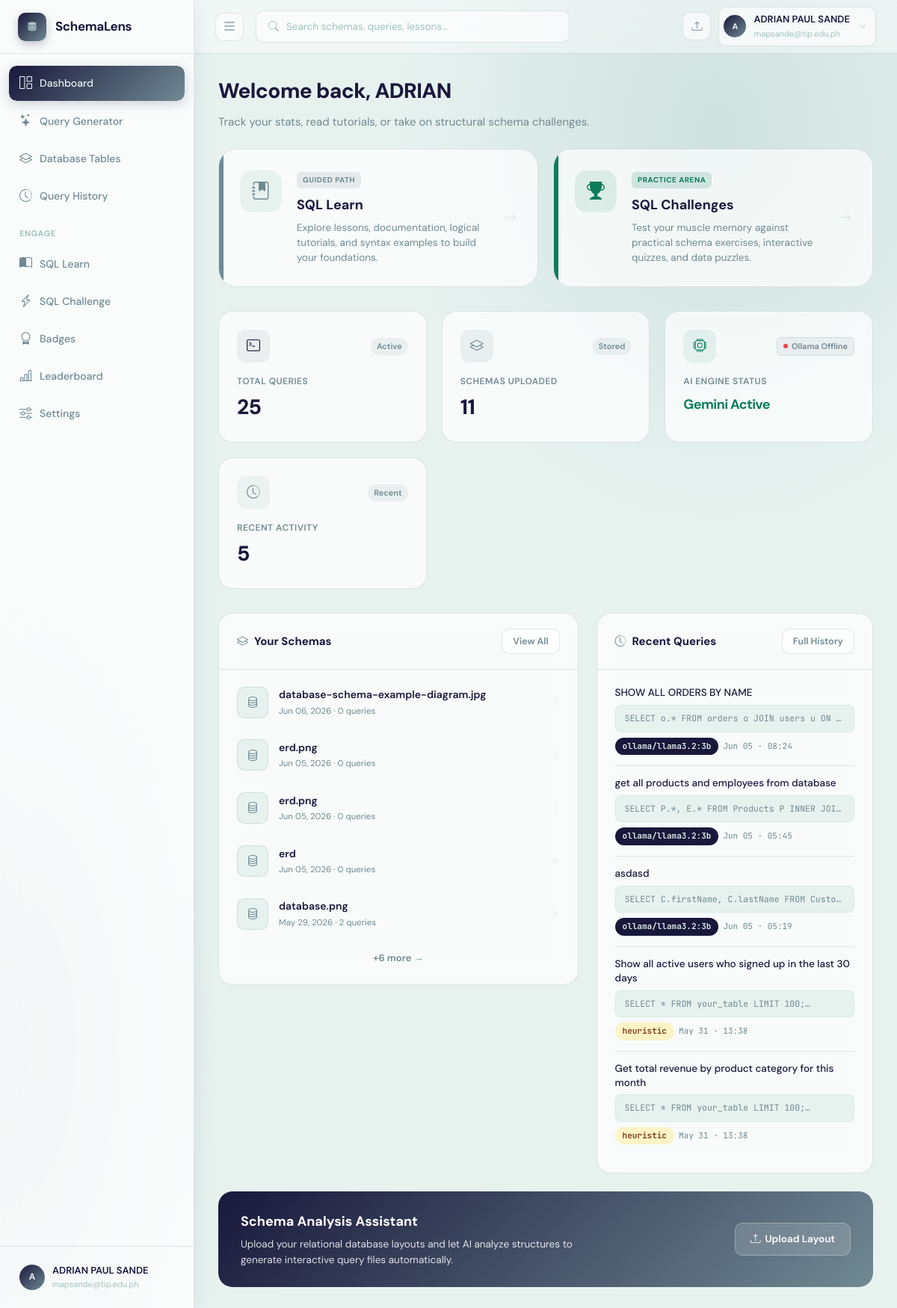
The page /dashboard (signed in) on the database as committed earlier.
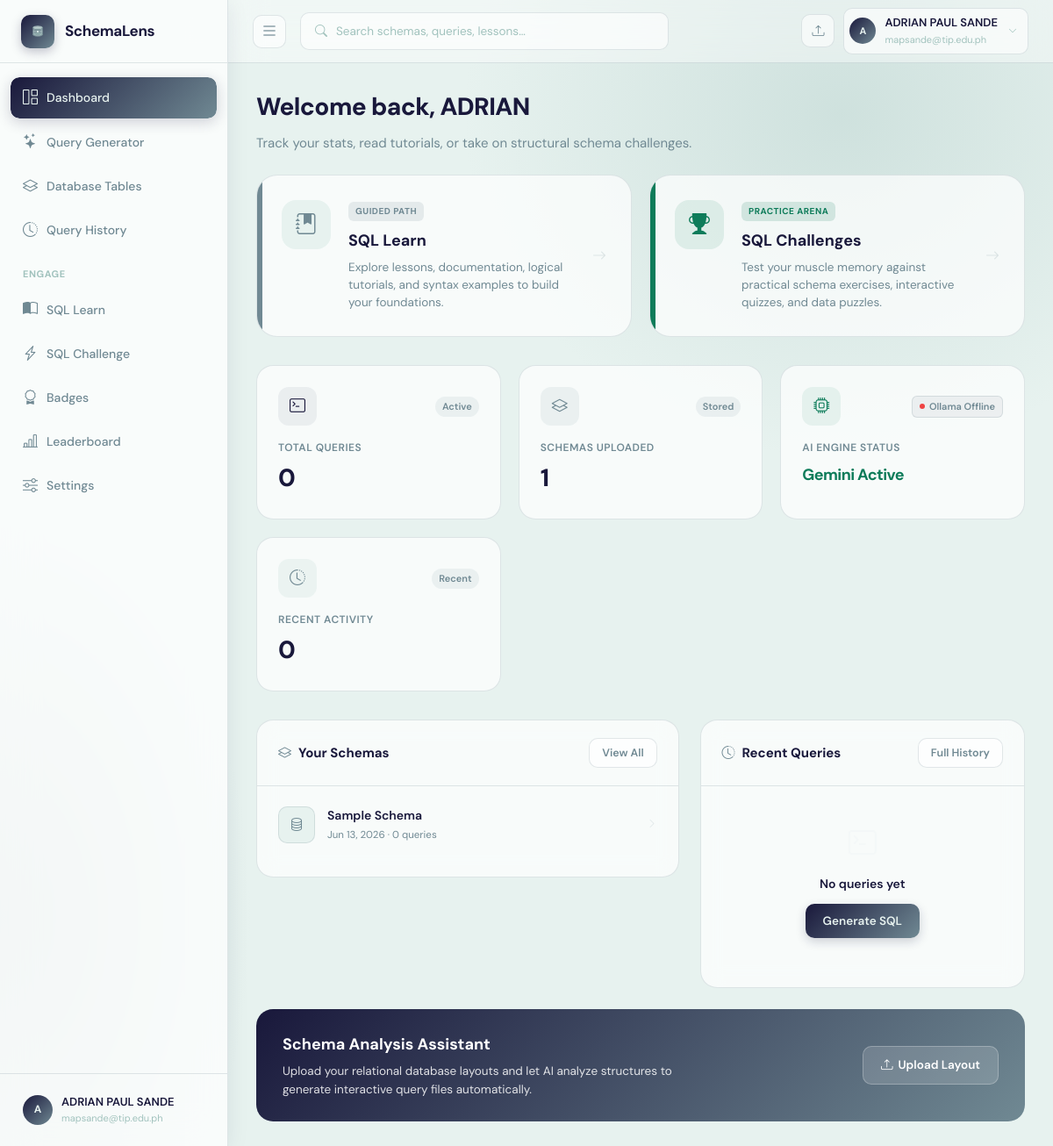
The same page on the database as committed later.
### app.py (models this page shows)
class SchemaUpload(db.Model):
    __tablename__ = "schema_uploads"
    id            = db.Column(db.Integer, primary_key=True)
    user_id       = db.Column(db.Integer, db.ForeignKey("users.id"), nullable=False)
    filename      = db.Column(db.String(256), nullable=False)
    original_name = db.Column(db.String(256), nullable=False)
    schema_name   = db.Column(db.String(120), default="")
    ocr_text      = db.Column(db.Text, default="")
    parsed_schema = db.Column(db.Text, default="")   # JSON
    confirmed_schema = db.Column(db.Text, default="")  # JSON — user-confirmed/edited version
    uploaded_at   = db.Column(db.DateTime, default=datetime.datetime.utcnow)
    queries       = db.relationship("QueryHistory", backref="schema", lazy=True,
                                    cascade="all, delete-orphan")

class QueryHistory(db.Model):
    __tablename__ = "query_history"
    id             = db.Column(db.Integer, primary_key=True)
    user_id        = db.Column(db.Integer, db.ForeignKey("users.id"), nullable=False)
    schema_id      = db.Column(db.Integer, db.ForeignKey("schema_uploads.id"), nullable=True)
    natural_query  = db.Column(db.Text, nullable=False)
    generated_sql  = db.Column(db.Text, default="")
    model_used     = db.Column(db.String(80), default="")
    sql_explanation = db.Column(db.Text, default="")     # Feature 2: plain-English explanation
    accuracy_score  = db.Column(db.Float, default=None)  # Feature 4: confidence score
    accuracy_notes  = db.Column(db.Text, default="")     # Feature 4: validation notes
    conversation_context = db.Column(db.Text, default="")  # Feature 3: JSON conversation history
    created_at     = db.Column(db.DateTime, default=datetime.datetime.utcnow)

### app.py (the view)
@app.route("/dashboard")
@login_required
def dashboard():
    if not current_user.agreement_accepted:
        return redirect(url_for("agreement_page", next=url_for("dashboard")))
    schemas  = SchemaUpload.query.filter_by(user_id=current_user.id)\
                .order_by(SchemaUpload.uploaded_at.desc()).all()
    recent_q = QueryHistory.query.filter_by(user_id=current_user.id)\
                .order_by(QueryHistory.created_at.desc()).limit(5).all()
    total_q  = QueryHistory.query.filter_by(user_id=current_user.id).count()
    return render_template("dashboard.html",
                           schemas=schemas, recent_queries=recent_q,
                           total_queries=total_q)

### app.py (called while the page is built)
@login_manager.user_loader
def load_user(user_id):
    return db.session.get(User, int(user_id))

### templates/dashboard.html (shortened to what the changed rows need)
{% extends "base.html" %}
{% block head %}
<link rel="stylesheet" href="{{ url_for('static', filename='css/dashboard.css') }}">
{% endblock %}
{% block content %}
<div class="dash-header fade-in">
  <h1>Welcome back, {{ current_user.name.split()[0] }} </h1>
</div>
<div class="stats-grid fade-in fade-in-1">
  <div class="stat-card" id="total-queries">
    <a href="{{ url_for('query_page') }}" style="text-decoration:none; color:inherit;">
      <div class="stat-card-top">
        <div class="stat-card-icon dark"><i class="bi bi-terminal"></i></div>
        <span class="stat-change">Active</span>
      </div>
      <div class="stat-label">Total Queries</div>
      <div class="stat-value">{{ total_queries }}</div>
    </a>
  </div>
  <div class="stat-card">
    <a href="{{ url_for('schemas') }}" style="text-decoration:none; color:inherit;">
      <div class="stat-card-top">
        <div class="stat-card-icon mid"><i class="bi bi-layers"></i></div>
        <span class="stat-change">Stored</span>
      </div>
      <div class="stat-label">Schemas Uploaded</div>
      <div class="stat-value">{{ schemas|length }}</div>
    </a>
  </div>
  <div class="stat-card">
    <a href="{{ url_for('history')}}" style="text-decoration:none; color:inherit;">
      <div class="stat-card-top">
        <div class="stat-card-icon light"><i class="bi bi-clock-history"></i></div>
        <span class="stat-change">Recent</span>
      </div>
      <div class="stat-label">Recent Activity</div>
      <div class="stat-value">{{ recent_queries|length }}</div>
    </a>
  </div>
</div>
<div class="dash-grid">
  <div class="card fade-in fade-in-2">
    <div class="card-body">
      {% if schemas %}
        {% for s in schemas[:5] %}
        <a href="{{ url_for('schema_detail', schema_id=s.id) }}" style="text-decoration:none;color:inherit;display:block;">
          <div class="schema-row">
            <div class="schema-thumb"><i class="bi bi-database"></i></div>
            <div style="flex:1; flex-grow:1;">
              <div class="schema-row-name">{{ s.schema_name or s.original_name }}</div>
              <div class="schema-row-meta">{{ s.uploaded_at.strftime('%b %d, %Y') }} · {{ s.queries|length }} queries</div>
            </div>
            <i class="bi bi-chevron-right" style="color:var(--border);font-size:11px;"></i>
          </div>
        </a>
        {% endfor %}
        {% if schemas|length > 5 %}
        <div style="text-align:center;padding:12px 0 0;">
          <a href="{{ url_for('schemas') }}" style="font-size:13px;color:var(--primary-mid);font-weight:600;text-decoration:none;">+{{ schemas|length - 5 }} more →</a>
        </div>
        {% endif %}
      {% endif %}
    </div>
  </div>
  <div class="card fade-in fade-in-3">
    <div class="card-body">
      {% if recent_queries %}
        {% for q in recent_queries %}
        <div class="query-row">
          <div class="query-row-text">{{ q.natural_query[:80] }}{% if q.natural_query|length > 80 %}…{% endif %}</div>
          <div class="query-row-sql">{{ q.generated_sql[:80] }}…</div>
          <div style="margin-top:7px;display:flex;gap:6px;align-items:center;">
            <span class="badge {{ 'badge-dark' if q.model_used != 'heuristic' else 'badge-amber' }}">{{ q.model_used }}</span>
            <span style="font-size:11px;color:var(--text-soft);font-family:var(--mono);">{{ q.created_at.strftime('%b %d · %H:%M') }}</span>
          </div>
        </div>
        {% endfor %}
      {% else %}
        <div class="empty">
          <i class="bi bi-terminal"></i>
          <h4>No queries yet</h4>
          <a href="{{ url_for('query_page') }}" class="btn btn-primary mt-2" style="display:inline-flex;">Generate SQL</a>
        </div>
      {% endif %}
    </div>
  </div>
</div>
{% endblock %}

Rows that differ between the two databases and show on the page:
removed SchemaUpload: schema_name "database-schema-example-diagram.jpg", uploaded_at "Jun 06, 2026", queries|length "0"
removed SchemaUpload: schema_name "erd.png", uploaded_at "Jun 05, 2026", queries|length "0"
removed SchemaUpload: schema_name "erd.png", uploaded_at "Jun 05, 2026", queries|length "0"
removed SchemaUpload: schema_name "erd", uploaded_at "Jun 05, 2026", queries|length "0"
removed SchemaUpload: schema_name "database.png", uploaded_at "May 29, 2026", queries|length "2"
removed QueryHistory: natural_query "SHOW ALL ORDERS BY NAME", generated_sql "SELECT o.* FROM orders o JOIN users u ON…", model_used "ollama/llama3.2:3b", created_at "Jun 05 · 08:24"
removed QueryHistory: natural_query "get all products and employees from database", generated_sql "SELECT P.*, E.* FROM Products P INNER JOI…", model_used "ollama/llama3.2:3b", created_at "Jun 05 · 05:45"
removed QueryHistory: natural_query "asdasd", generated_sql "SELECT C.firstName, C.lastName FROM Custo…", model_used "ollama/llama3.2:3b", created_at "Jun 05 · 05:19"
removed QueryHistory: natural_query "Show all active users who signed up in the last 30 days", generated_sql "SELECT * FROM your_table LIMIT 100;", model_used "heuristic", created_at "May 31 · 13:38"
removed QueryHistory: natural_query "Get total revenue by product category for this month", generated_sql "SELECT * FROM your_table LIMIT 100;", model_used "heuristic", created_at "May 31 · 13:38"
added SchemaUpload: schema_name "Sample Schema", uploaded_at "Jun 13, 2026", queries|length "0"
Other text that changed with them:
{{ total_queries }}: "25" → "0"
{{ schemas|length }}: "11" → "1"
{{ recent_queries|length }}: "5" → "0"
{{ schemas|length - 5 }}: "6" → (not shown)
text no longer shown: "+ more →"
text now shown: "No queries yet Generate SQL"
